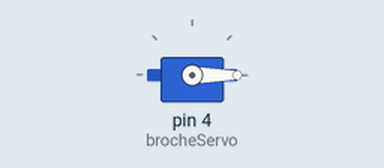
This sketch was run on a simulated Arduino Uno, built with avr-gcc and run on an emulated ATmega328P. Parts: servo.

Above: at 0.1 s.
At 1.1 s:
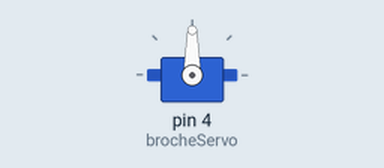
At 2.1 s:
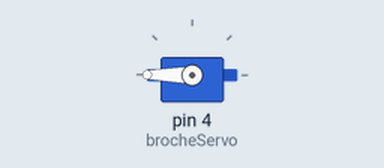
Timing chart, 0 to 3.6 s (numbered marks = the images above):
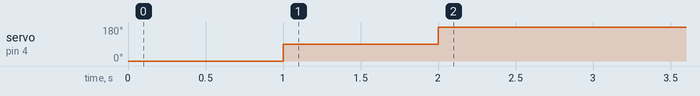

The sketch:

Servo_motor.ino
```cpp
#include <Servo.h>

Servo monServomoteur;

int brocheServo = 4;

void setup()
{
  monServomoteur.attach(brocheServo);

  monServomoteur.write(0);
  delay(1000);

  monServomoteur.write(90);
  delay(1000);

  monServomoteur.write(180);
  delay(1000);
}

void loop()
{

}
```
